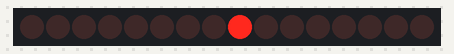
Bench run of a sketch on a simulated Arduino Uno, built with avr-gcc and run on an emulated ATmega328P. On the bench: 16 shift-register outputs drawn as a row of LEDs (first output left, lit = HIGH). Wiring (inferred from the names in the program): 2 × shift register (74HC595): data pin 11; shift clock pin 12; latch pin 8. Wiring (inferred from the signals the program sends): row of LEDs: on Q0, Q1, Q2, Q3, Q4, Q5, Q6, Q7, Q8, Q9, Q10, Q11, Q12, Q13, Q14, Q15.

Above: at 0.05 s.
At 3.23 s:
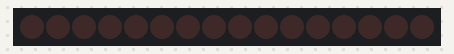
At 3.88 s:
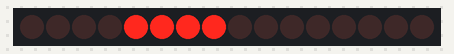
At 4.55 s:
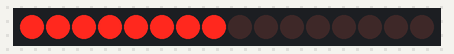
At 6.28 s:
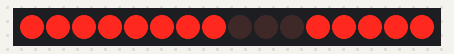
At 8.08 s:
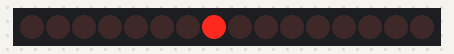
Timing chart, 0 to 10.8 s (numbered marks = the images above):
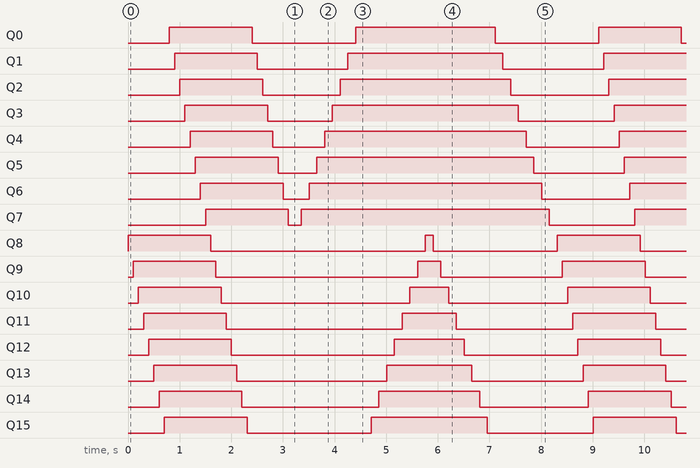

Measured:
- by itself, Q0: repeats every 8.3 s: LOW 2.0 s, HIGH 2.7 s, LOW 2.0 s, HIGH 1.6 s
- by itself, Q1: repeats every 8.3 s: LOW 1.8 s, HIGH 3.0 s, LOW 2.0 s, HIGH 1.6 s
- by itself, Q2: repeats every 8.3 s: LOW 1.5 s, HIGH 3.3 s, LOW 1.9 s, HIGH 1.6 s
- by itself, Q3: repeats every 8.3 s: LOW 1.3 s, HIGH 3.6 s, LOW 1.9 s, HIGH 1.6 s
- by itself, Q4: repeats every 8.3 s: LOW 1.0 s, HIGH 3.9 s, LOW 1.8 s, HIGH 1.6 s
- by itself, Q5: repeats every 8.3 s: LOW 0.75 s, HIGH 4.2 s, LOW 1.8 s, HIGH 1.6 s
- by itself, Q6: repeats every 8.3 s: LOW 0.50 s, HIGH 4.5 s, LOW 1.7 s, HIGH 1.6 s
- by itself, Q7: repeats every 8.3 s: LOW 0.25 s, HIGH 4.8 s, LOW 1.7 s, HIGH 1.6 s

The sketch:

led_16.ino
```cpp
//chân ST_CP của 74HC595
int latchPin = 8;
//chân SH_CP của 74HC595
int clockPin = 12;
//Chân DS của 74HC595
int dataPin = 11;

//Trạng thái của LED, hay chính là byte mà ta sẽ gửi qua shiftOut
const int HC595_COUNT = 2;
byte ledStatus[HC595_COUNT]= {0};
void setup() {
  pinMode(latchPin, OUTPUT);
  pinMode(clockPin, OUTPUT);
  pinMode(dataPin, OUTPUT);
}

void fillValueToArray(byte value) {
  for (int i = 0;i < HC595_COUNT; i += 1) {
    ledStatus[i] = value;
  }
}

void shiftOutHC595(int dataPin, int clockPin, byte ledStatus[]) {
  digitalWrite(latchPin, LOW);

  for (int i = 0; i < HC595_COUNT; i++) {
    shiftOut(dataPin,clockPin,MSBFIRST,ledStatus[i]);  // LSBFIRST / MSBFIRST
  }

  digitalWrite(latchPin, HIGH);
}

void loop() {
  //Sáng tuần tự
  //vì ledStatus là một mảng vì vậy để mặc định tất cả đèn tắt thì chúng ta phải for đến từng giá trị của mảng rồi đặt giá trị là 0.
  fillValueToArray(0);
  //Bật tuần tự
  for (int i = 0; i < HC595_COUNT; i++) {
    for (byte j=0;j<8;j++) {
      ledStatus[i] = (ledStatus[i] << 1) | 1;
      shiftOutHC595(dataPin,clockPin,ledStatus);
      delay(100);
    }
  }

  //Tắt tuần tự
  for (int i = 0; i < HC595_COUNT; i++) {
    for (byte j=0;j<8;j++) {
      ledStatus[i] = (ledStatus[i] << 1);
      shiftOutHC595(dataPin,clockPin,ledStatus);
      delay(100);
    }
  }
  //Sáng tuần tự trái sang phải
   for (int i = HC595_COUNT - 1; i >= 0; i--) {
    for (int j = 8;j >= 0;j --) {
      ledStatus[i] |= 1 << j;
      shiftOutHC595(dataPin,clockPin,ledStatus);
      delay(150);
    }
  }
  for (int i = 0; i < HC595_COUNT; i++) {
    for (byte j = 0;j<8;j ++) {
      ledStatus[i] &= ~(1 << j);
      shiftOutHC595(dataPin,clockPin,ledStatus);
      delay(150);
    }
  }

}
```
